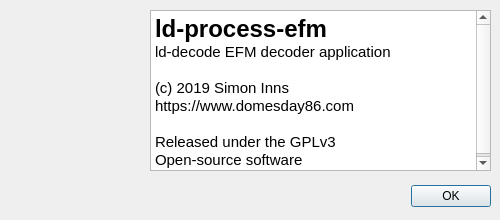
<?xml version="1.0" encoding="UTF-8"?>
<ui version="4.0">
 <class>AboutDialog</class>
 <widget class="QDialog" name="AboutDialog">
  <property name="geometry">
   <rect>
    <x>0</x>
    <y>0</y>
    <width>500</width>
    <height>220</height>
   </rect>
  </property>
  <property name="minimumSize">
   <size>
    <width>500</width>
    <height>220</height>
   </size>
  </property>
  <property name="maximumSize">
   <size>
    <width>500</width>
    <height>220</height>
   </size>
  </property>
  <property name="windowTitle">
   <string>About ld-process-efm</string>
  </property>
  <property name="windowIcon">
   <iconset resource="applicationicons.qrc">
    <normaloff>:/icons/Graphics/ld-process-efm logo 256px.png</normaloff>:/icons/Graphics/ld-process-efm logo 256px.png</iconset>
  </property>
  <property name="modal">
   <bool>false</bool>
  </property>
  <widget class="QDialogButtonBox" name="buttonBox">
   <property name="geometry">
    <rect>
     <x>10</x>
     <y>180</y>
     <width>481</width>
     <height>32</height>
    </rect>
   </property>
   <property name="orientation">
    <enum>Qt::Horizontal</enum>
   </property>
   <property name="standardButtons">
    <set>QDialogButtonBox::Ok</set>
   </property>
  </widget>
  <widget class="QLabel" name="label">
   <property name="geometry">
    <rect>
     <x>10</x>
     <y>10</y>
     <width>131</width>
     <height>161</height>
    </rect>
   </property>
   <property name="text">
    <string/>
   </property>
   <property name="pixmap">
    <pixmap resource="applicationicons.qrc">:/icons/Graphics/ld-process-efm logo 128px.png</pixmap>
   </property>
  </widget>
  <widget class="QTextEdit" name="textEdit">
   <property name="geometry">
    <rect>
     <x>150</x>
     <y>10</y>
     <width>341</width>
     <height>161</height>
    </rect>
   </property>
   <property name="html">
    <string>&lt;!DOCTYPE HTML PUBLIC &quot;-//W3C//DTD HTML 4.0//EN&quot; &quot;http://www.w3.org/TR/REC-html40/strict.dtd&quot;&gt;
&lt;html&gt;&lt;head&gt;&lt;meta name=&quot;qrichtext&quot; content=&quot;1&quot; /&gt;&lt;style type=&quot;text/css&quot;&gt;
p, li { white-space: pre-wrap; }
&lt;/style&gt;&lt;/head&gt;&lt;body style=&quot; font-family:'Ubuntu'; font-size:11pt; font-weight:400; font-style:normal;&quot;&gt;
&lt;p style=&quot; margin-top:0px; margin-bottom:0px; margin-left:0px; margin-right:0px; -qt-block-indent:0; text-indent:0px;&quot;&gt;&lt;span style=&quot; font-size:18pt; font-weight:600;&quot;&gt;ld-process-efm&lt;/span&gt;&lt;/p&gt;
&lt;p style=&quot; margin-top:0px; margin-bottom:0px; margin-left:0px; margin-right:0px; -qt-block-indent:0; text-indent:0px;&quot;&gt;ld-decode EFM decoder application&lt;/p&gt;
&lt;p style=&quot;-qt-paragraph-type:empty; margin-top:0px; margin-bottom:0px; margin-left:0px; margin-right:0px; -qt-block-indent:0; text-indent:0px;&quot;&gt;&lt;br /&gt;&lt;/p&gt;
&lt;p style=&quot; margin-top:0px; margin-bottom:0px; margin-left:0px; margin-right:0px; -qt-block-indent:0; text-indent:0px;&quot;&gt;(c) 2019 Simon Inns&lt;/p&gt;
&lt;p style=&quot; margin-top:0px; margin-bottom:0px; margin-left:0px; margin-right:0px; -qt-block-indent:0; text-indent:0px;&quot;&gt;https://www.domesday86.com&lt;/p&gt;
&lt;p style=&quot;-qt-paragraph-type:empty; margin-top:0px; margin-bottom:0px; margin-left:0px; margin-right:0px; -qt-block-indent:0; text-indent:0px;&quot;&gt;&lt;br /&gt;&lt;/p&gt;
&lt;p style=&quot; margin-top:0px; margin-bottom:0px; margin-left:0px; margin-right:0px; -qt-block-indent:0; text-indent:0px;&quot;&gt;Released under the GPLv3&lt;/p&gt;
&lt;p style=&quot; margin-top:0px; margin-bottom:0px; margin-left:0px; margin-right:0px; -qt-block-indent:0; text-indent:0px;&quot;&gt;Open-source software&lt;/p&gt;&lt;/body&gt;&lt;/html&gt;</string>
   </property>
  </widget>
 </widget>
 <resources>
  <include location="applicationicons.qrc"/>
 </resources>
 <connections>
  <connection>
   <sender>buttonBox</sender>
   <signal>accepted()</signal>
   <receiver>AboutDialog</receiver>
   <slot>accept()</slot>
   <hints>
    <hint type="sourcelabel">
     <x>248</x>
     <y>254</y>
    </hint>
    <hint type="destinationlabel">
     <x>157</x>
     <y>274</y>
    </hint>
   </hints>
  </connection>
  <connection>
   <sender>buttonBox</sender>
   <signal>rejected()</signal>
   <receiver>AboutDialog</receiver>
   <slot>reject()</slot>
   <hints>
    <hint type="sourcelabel">
     <x>316</x>
     <y>260</y>
    </hint>
    <hint type="destinationlabel">
     <x>286</x>
     <y>274</y>
    </hint>
   </hints>
  </connection>
 </connections>
</ui>
